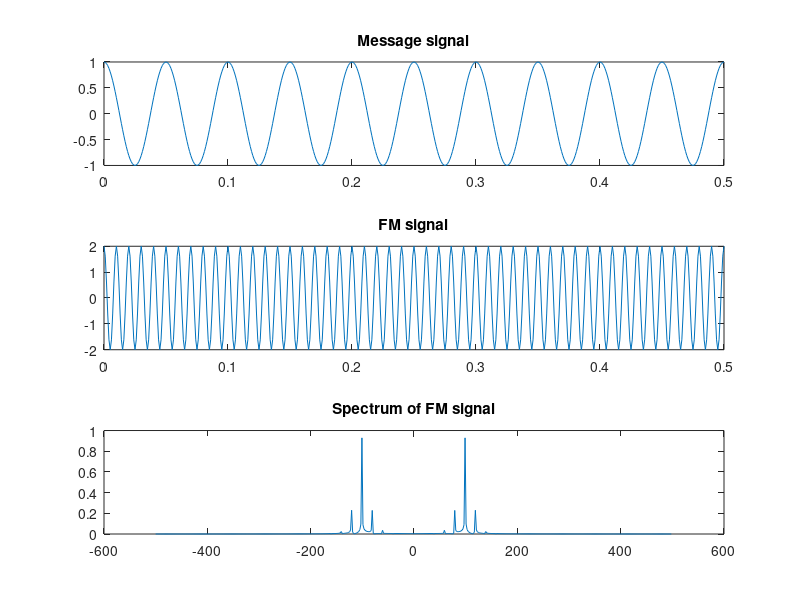

This chart was generated by the following MATLAB code:
clear all;clc;

disp("Time and frequence domain of an FM-signal");

f_c = 100;
f_i = 20;
A_c = 2;
A_i = 1;

dt = 0.001;
fs = 1/dt;
t = 0:dt:0.5;
beta = 0.5;

%plotting message signal
m_t = A_i*cos(2*pi*f_i*t);
subplot(3,1,1);
plot(t,m_t);
title("Message signal");

%plotting carrier signal
c_t = A_c*cos(2*pi*f_c*t);
subplot(3,1,2);
plot(t,c_t);
title("Carrier signal");

%plotting FM signal
fm_t = A_c*cos(2*pi*f_c*t + beta*sin(2*pi*f_i*t));

title("FM signal");


%plotting spectrum
N = length(fm_t);
F_FM_Signal = fftshift(fft(fm_t))/N;
dF = fs/N;
F = (-N/2:N/2-1)*dF;
subplot(3,1,3);
plot(F,abs(F_FM_Signal));
title("Spectrum of FM signal");